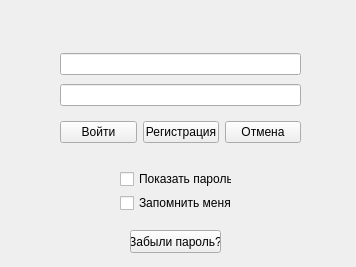
<?xml version="1.0" encoding="UTF-8"?>
<ui version="4.0">
 <class>Form</class>
 <widget class="QWidget" name="Form">
  <property name="geometry">
   <rect>
    <x>0</x>
    <y>0</y>
    <width>356</width>
    <height>267</height>
   </rect>
  </property>
  <property name="windowTitle">
   <string>Form</string>
  </property>
  <widget class="QWidget" name="layoutWidget">
   <property name="geometry">
    <rect>
     <x>60</x>
     <y>110</y>
     <width>241</width>
     <height>44</height>
    </rect>
   </property>
   <layout class="QHBoxLayout" name="horizontalLayout">
    <item>
     <widget class="QPushButton" name="pushButton">
      <property name="text">
       <string>Войти</string>
      </property>
     </widget>
    </item>
    <item>
     <widget class="QPushButton" name="pushButton_3">
      <property name="text">
       <string>Регистрация</string>
      </property>
     </widget>
    </item>
    <item>
     <widget class="QPushButton" name="pushButton_2">
      <property name="text">
       <string>Отмена</string>
      </property>
     </widget>
    </item>
   </layout>
  </widget>
  <widget class="QWidget" name="layoutWidget">
   <property name="geometry">
    <rect>
     <x>60</x>
     <y>50</y>
     <width>241</width>
     <height>61</height>
    </rect>
   </property>
   <layout class="QVBoxLayout" name="verticalLayout">
    <item>
     <widget class="QLineEdit" name="lineEdit_2">
      <property name="text">
       <string/>
      </property>
     </widget>
    </item>
    <item>
     <widget class="QLineEdit" name="lineEdit_3">
      <property name="text">
       <string/>
      </property>
     </widget>
    </item>
   </layout>
  </widget>
  <widget class="QWidget" name="layoutWidget">
   <property name="geometry">
    <rect>
     <x>120</x>
     <y>170</y>
     <width>112</width>
     <height>42</height>
    </rect>
   </property>
   <layout class="QVBoxLayout" name="verticalLayout_2">
    <item>
     <widget class="QCheckBox" name="checkBox_2">
      <property name="text">
       <string>Показать пароль</string>
      </property>
     </widget>
    </item>
    <item>
     <widget class="QCheckBox" name="checkBox_3">
      <property name="text">
       <string>Запомнить меня</string>
      </property>
     </widget>
    </item>
   </layout>
  </widget>
  <widget class="QPushButton" name="pushButton_4">
   <property name="geometry">
    <rect>
     <x>130</x>
     <y>230</y>
     <width>91</width>
     <height>23</height>
    </rect>
   </property>
   <property name="text">
    <string>Забыли пароль?</string>
   </property>
  </widget>
  <widget class="QLabel" name="label">
   <property name="geometry">
    <rect>
     <x>130</x>
     <y>10</y>
     <width>131</width>
     <height>16</height>
    </rect>
   </property>
   <property name="text">
    <string/>
   </property>
  </widget>
 </widget>
 <resources/>
 <connections/>
</ui>
